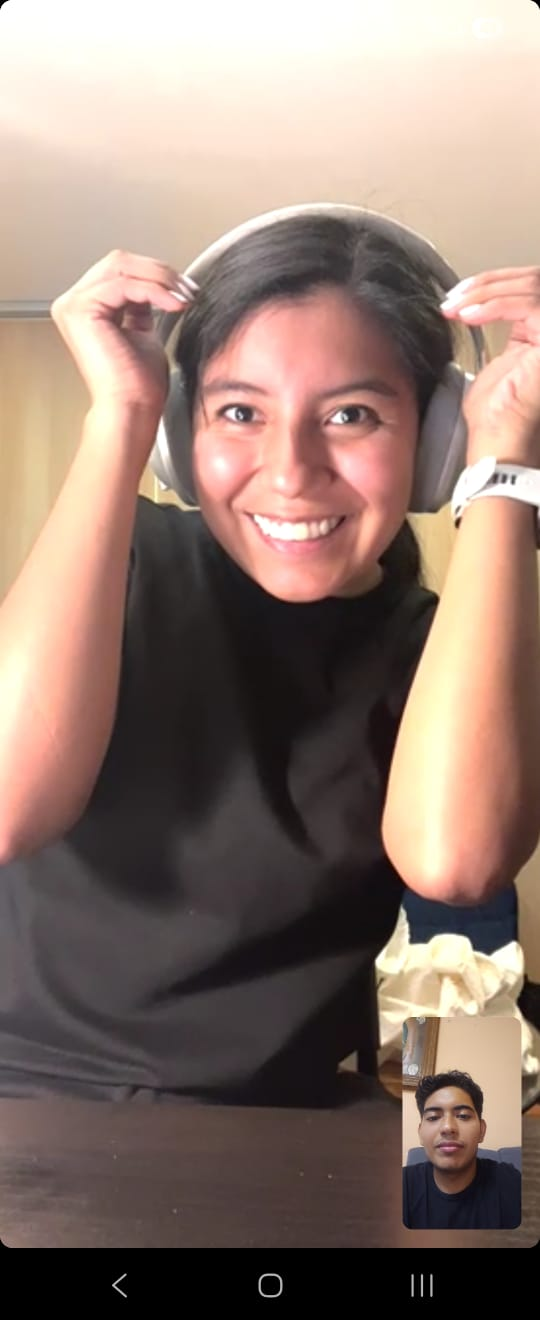
#> input picture Torch/PuchiPic.jpg, 540 x 1320 px, given in place of the camera
$ python Mario_Idea.py
#> lines starting #> are read from the running program, lines starting #| are printed output that depends on the picture; after the words box and inside, x2 and y2 are one past the last pixel; in counts of white or black regions, pixels touching at a corner belong together
import cv2

cap = cv2.VideoCapture(0)

while True:
    ret, frame = cap.read()
#> frame is the input picture: shape (1320, 540, 3); mean B, G, R 111.8, 121.6, 142.1
    if not ret:
        break

    # Convert to HSV color space
    hsv = cv2.cvtColor(frame, cv2.COLOR_BGR2HSV)
#> hsv: shape (1320, 540, 3); mean H, S, V 45.4, 52.3, 142.3

    # Define red color range in HSV
    lower_red1 = (0, 120, 70)
    upper_red1 = (10, 255, 255)
    lower_red2 = (170, 120, 70)
    upper_red2 = (180, 255, 255)

    # Create masks for red color
    mask1 = cv2.inRange(hsv, lower_red1, upper_red1)
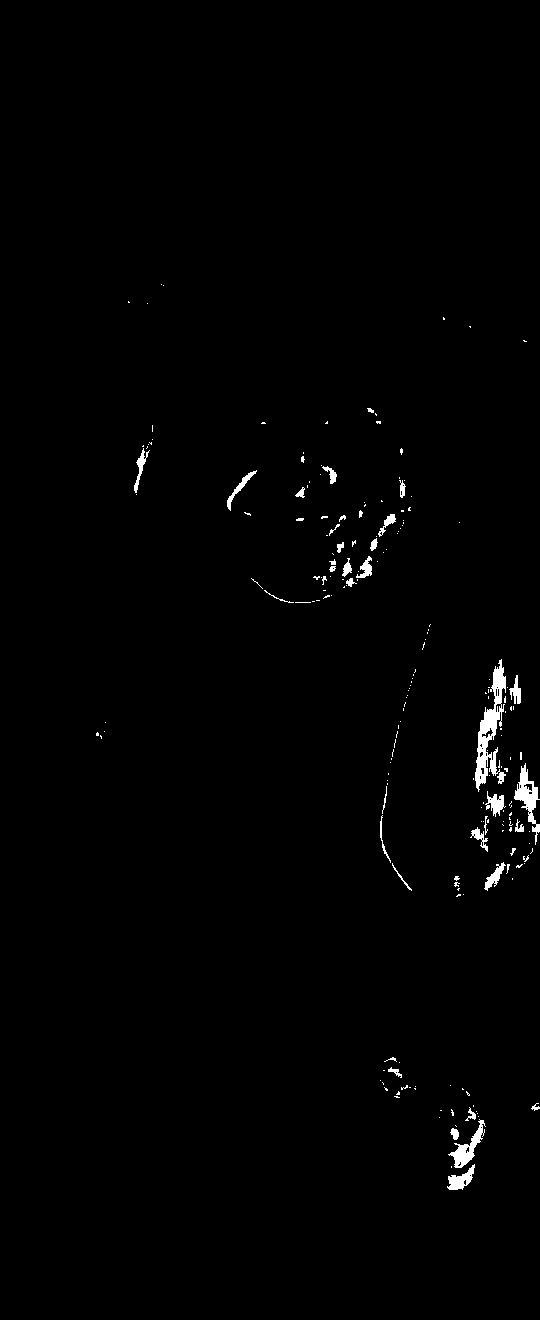
#> mask1: shape (1320, 540); 0.94% white; 204 white regions (164 under 20 px), largest, box (x1, y1, x2, y2) and area: (475, 659, 506, 792) 1571, (514, 763, 540, 845) 709, (448, 1119, 486, 1168) 557
    mask2 = cv2.inRange(hsv, lower_red2, upper_red2)
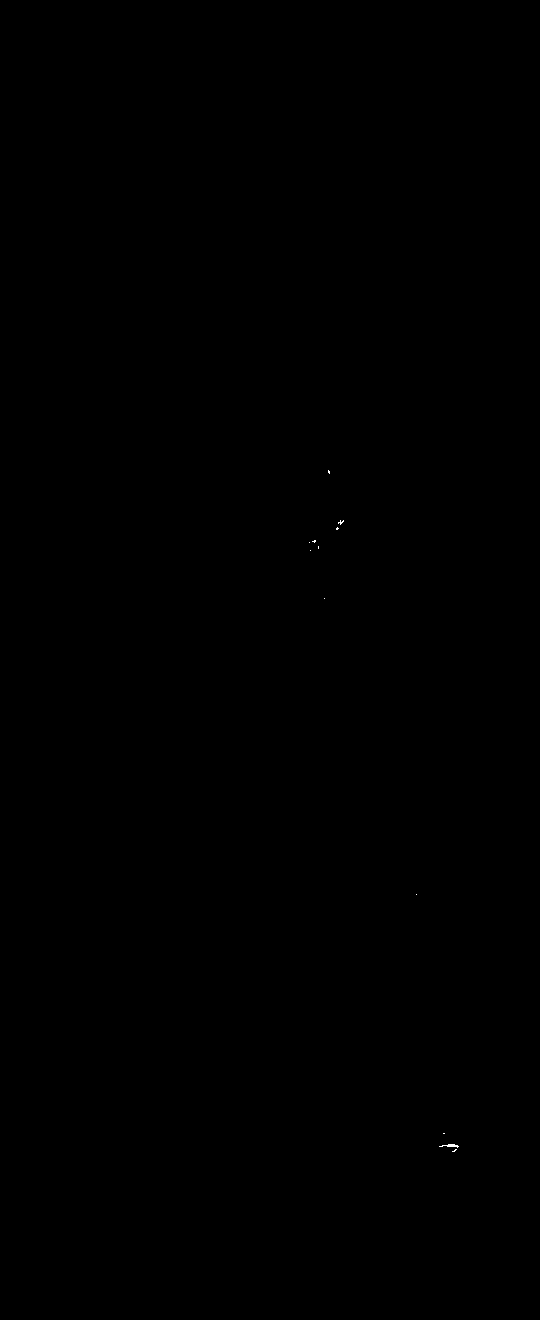
#> mask2: shape (1320, 540); 0.01% white in thin lines or dots, all inside (x1, y1, x2, y2) = (309, 470, 459, 1152)
    mask = cv2.bitwise_or(mask1, mask2)
#> mask: shape (1320, 540); 0.95% white; 209 white regions (170 under 20 px), largest, box (x1, y1, x2, y2) and area: (475, 659, 506, 792) 1571, (514, 763, 540, 845) 709, (439, 1119, 486, 1168) 604

    # Extract red regions
    red_only = cv2.bitwise_and(frame, frame, mask=mask)

    # Show images
    cv2.imshow('Original', frame)
    cv2.imshow('Red Only', red_only)

    if cv2.waitKey(1) & 0xFF == ord('q'):
#> (key q is pressed here)
        break

cap.release()
cv2.destroyAllWindows()
